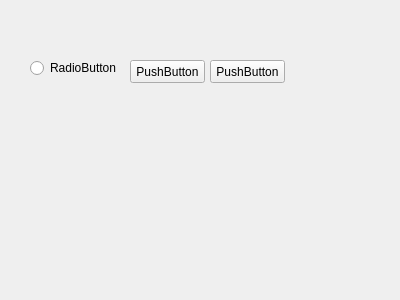
<?xml version="1.0" encoding="UTF-8"?>
<ui version="4.0">
 <class>Form</class>
 <widget class="QWidget" name="Form">
  <property name="geometry">
   <rect>
    <x>0</x>
    <y>0</y>
    <width>400</width>
    <height>300</height>
   </rect>
  </property>
  <property name="windowTitle">
   <string>Form</string>
  </property>
  <widget class="QPushButton" name="pushButton">
   <property name="geometry">
    <rect>
     <x>130</x>
     <y>60</y>
     <width>75</width>
     <height>23</height>
    </rect>
   </property>
   <property name="text">
    <string>PushButton</string>
   </property>
  </widget>
  <widget class="QPushButton" name="pushButton_2">
   <property name="geometry">
    <rect>
     <x>210</x>
     <y>60</y>
     <width>75</width>
     <height>23</height>
    </rect>
   </property>
   <property name="text">
    <string>PushButton</string>
   </property>
  </widget>
  <widget class="QRadioButton" name="radioButton">
   <property name="geometry">
    <rect>
     <x>30</x>
     <y>60</y>
     <width>89</width>
     <height>16</height>
    </rect>
   </property>
   <property name="text">
    <string>RadioButton</string>
   </property>
  </widget>
 </widget>
 <resources/>
 <connections/>
</ui>
